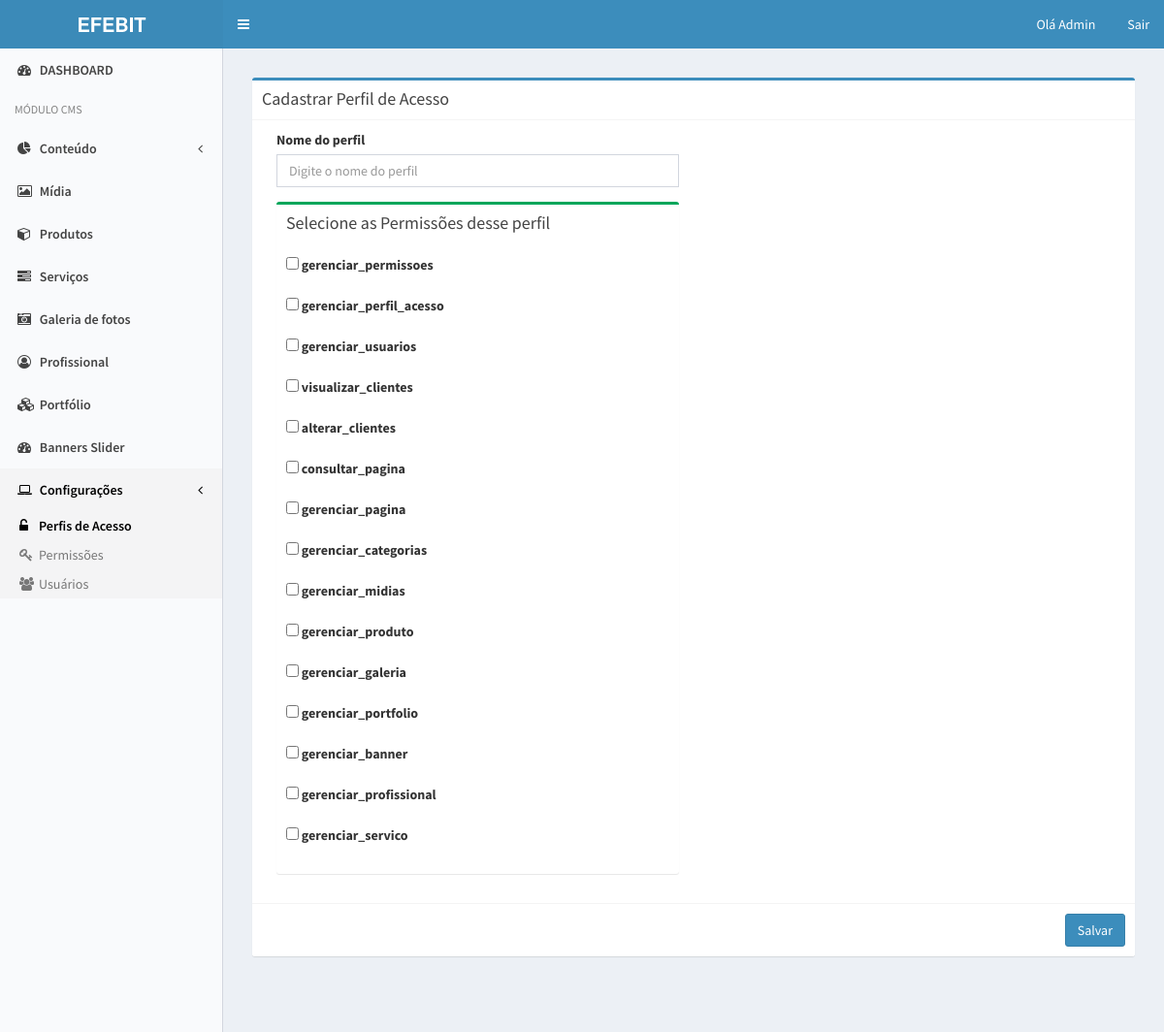
Page /admin/perfilAcesso/inserir/ (signed in) on the committed database.
### tables this page shows
CREATE TABLE IF NOT EXISTS `permissao` (
  `id` int(11) NOT NULL AUTO_INCREMENT,
  `nome` varchar(80) DEFAULT NULL,
  PRIMARY KEY (`id`)
);

### admin/core/Controller.php (called while the page is built, shortened)
<?php
class Controller {
    public function carregarView($nomeView, $dadosView = array()) {
        extract($dadosView);
        require 'views/'.$nomeView.'.php';
    }
    public function carregarTemplate($nomeView, $dadosView = array()) {
        require 'views/templates/admin.php';
    }
}

### admin/core/Core.php (called while the page is built, shortened)
<?php
class Core {
    public function iniciar() {
        $url = '/';
        if(isset($_GET['url'])) {
            $url.= $_GET['url'];
        }
        $params = array();
        if(!empty($url) && $url != '/') {
            $url = explode('/', $url);
            array_shift($url);
            array_shift($url);
            if(isset($url[0]) && !empty($url[0])) {
                $acaoAtiva = $url[0];
                array_shift($url);
            } else {
                $acaoAtiva = 'index';
            }
            if(count($url) > 0) {
               $params = $url;
            }
        } else {
            $controllerAtivo = 'DashboardController';
            $acaoAtiva = 'index';
        }
        $controller = new $controllerAtivo();
        call_user_func_array(array($controller, $acaoAtiva), $params);
    }
}
?>

### admin/index.php (called while the page is built, shortened)
<?php
$core = new Core();
$core->iniciar();
?>

### admin/core/Model.php (called while the page is built, shortened)
<?php
class Model {
    public function __construct() {
        global $conexaoBaseDados;
        $this->conexaodb = $conexaoBaseDados;
    }
}

### admin/models/Permissao.php (called while the page is built, shortened)
<?php
class Permissao extends Model {
    public function getListaPermissoes() {
        $resultado = array();
        $sql = $this->conexaodb->prepare('SELECT * FROM permissao');
        $sql->execute();
        if($sql->rowCount() > 0) {
            $resultado = $sql->fetchAll();
        }
        return $resultado;
    }
}

### admin/views/telas/forms/formPerfilAcesso.php (the view, shortened to what this page needs)
<section class="content">
    <div class="row">
      <div class="col-md-12">
        <div class="box box-primary">
          <div class="box-header with-border">
            <h3 class="box-title">Cadastrar Perfil de Acesso</h3>
          </div>
          <form role="form" method="post">
              <div class="box-body">
                <div class="col-md-6">
                  <div class="form-group">
                    <label for="txtNome">Nome do perfil</label>
                    <input type="text" name="nome" class="form-control" id="txtNome"
                      value="<?php  echo (!empty($info_perfil['id'])) ? $info_perfil['nome'] : ''; ?>" placeholder="Digite o nome do perfil" required>
                  </div>
                  <div class="box box-success">
                    <div class="box-header">
                      <h3 class="box-title">Selecione as Permissões desse perfil</h3>
                    </div>
                    <div class="box-body">
                      <?php foreach($lista_permissoes as $permissao): ?>
                      <div class="form-group">
                        <label>
                          <input type="checkbox" name="permissoes[]" value="<?php echo $permissao['id']; ?>" class="minimal"
                          />
                        <?php echo $permissao['nome']; ?>
                        </label>
                      </div>
                      <?php endforeach; ?>
                    </div>
                  </div>
                </div>
              </div>
            <div class="box-footer">
              <input type="submit" value="Salvar" class="btn btn-primary pull-right" />
            </div>
          </form>
        </div>
      </div>
    </div>
</section>

### rows in the picture
permissao: nome "gerenciar_permissoes"
permissao: nome "gerenciar_perfil_acesso"
permissao: nome "gerenciar_usuarios"
permissao: nome "visualizar_clientes"
permissao: nome "alterar_clientes"
permissao: nome "consultar_pagina"
permissao: nome "gerenciar_pagina"
permissao: nome "gerenciar_categorias"
permissao: nome "gerenciar_midias"
permissao: nome "gerenciar_produto"
permissao: nome "gerenciar_galeria"
permissao: nome "gerenciar_portfolio"
permissao: nome "gerenciar_banner"
permissao: nome "gerenciar_profissional"
permissao: nome "gerenciar_servico"

### other values in the picture
$nome_usuario "Admin"
